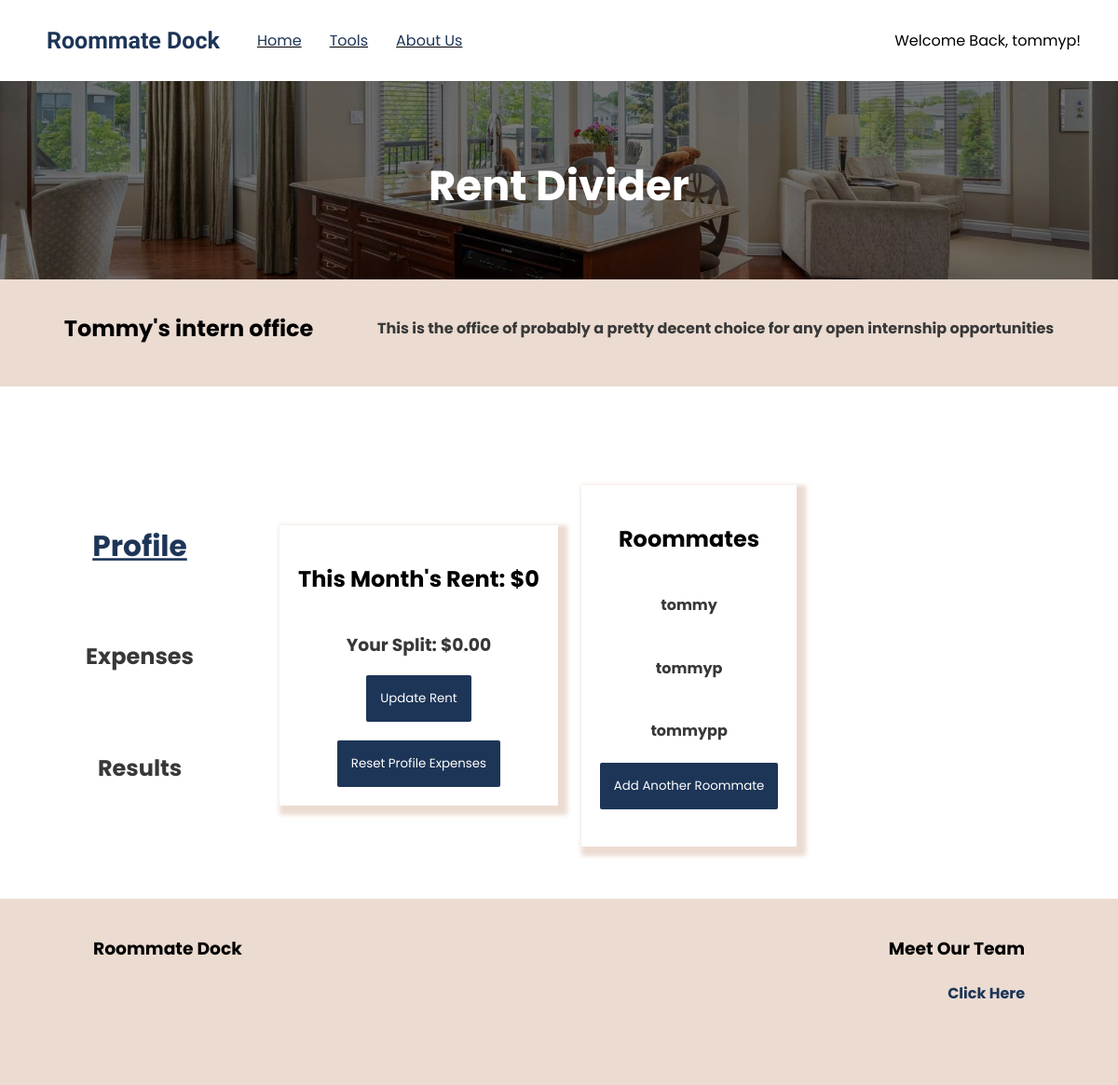
Page /rentsplit/user-profile/Tommy's intern office (signed in) on the committed database.
### rentsplit/models.py (models this page shows, shortened)
class ProfileAuth(models.Model):
    name = models.CharField(max_length=64, unique=True)
    rent = models.IntegerField(default=0)
    users = models.ManyToManyField(User, related_name='profile')
    description = models.CharField(max_length=120, null=True)

### rentsplit/views.py (the view)
# urls.py: path('user-profile/<str:profile_name>', views.user_profile, name='user-profile'),
def user_profile(request, profile_name):
    user = request.user
    profile = user.profile.get(name=profile_name)
    profile_users = profile.users.all()
    profile_expenses = profile.expense_fr_profile.all()
    calculated_rents, owed_user = results(profile)
    return render(request, 'rentsplit/user-profile.html', {
        'profile': profile,
        'profile_users': profile_users,
        'current_user': user,
        'profile_expenses': profile_expenses,
        'calculated_rents': calculated_rents,
        'owed_user': owed_user,
    })

### rentsplit/templates/rentsplit/user-profile.html (shortened to what this page needs)
{% extends 'dock/layout-landing.html' %}
{% load static %}
{% block body %}
<div class="content-wrapper app-banner background-image-app-main center">
    <h1 class='main-text white-text big-text padding-top'>Rent Divider</h1>
</div>
<div class="content-wrapper banner padding-top-small padding-bottom-small next-to-eachother">
    <h2 class='main-text'>{{ profile.name }}</h2>
    <h4 class='sub-text'>{{profile.description}}</h4>
</div>
<div class="content-wrapper app-page next-to-eachother mobile-fit-content mobile-fit-height mobile-no-center">
    <div class="tabs quarter-div">
        <div class="tab center" id='tab-userid'>
            <h2 class='main-text'>Profile</h2>
        </div>
        <div class="tab center" id='tab-expenseid'>
            <h2 class='main-text'>Expenses</h2>
        </div>
        <div class="tab center" id='tab-resultsid'>
            <h2 class='main-text'>Results</h2>
        </div>
    </div>
    <div class="content-wrapper app-content half-div next-to-eachother" id='app-userid'>
        <div class="center stack-divs big-card mobile-margin-top">
            <h2 class='main-text'>This Month's Rent: ${{profile.rent}}</h2>
            {% for key, value in calculated_rents.items %}
                {% if key == request.user.username %}
                    <h3 class='sub-text'>Your Split: ${{ value|floatformat:2 }}</h3>
                {% endif %}
            {% endfor %}
            <button class='main-button margin-bottom' id='rent-buttonid'>Update Rent</button>
            <button class='main-button' id='reset-profile-button'>Reset Profile Expenses</button>
        </div>
        <div class='stack-divs center big-card margin-left-med'>
            <h2 class='main-text'>Roommates</h2>
            {% for user in profile_users %}
            <h4 class='sub-text'>{{ user.username }}</h4>
            {% endfor %}
            <button class='main-button margin-bottom' id='add-user-in-profile'>Add Another Roommate</button>
        </div>
    </div>
</div>
{% endblock %}

### dock/templates/dock/layout-landing.html (shortened to what this page needs)
<!DOCTYPE html>
<html lang="en">
<head>
    {% load static %}
    {% load compress %}
    <link rel="stylesheet" href="{% static 'css/styles.css' %}">
</head>
<body>
    <div class="nav-container">
        <div class="nav-contents">
            <div class="left-in-div">
                <a href="{% url 'index' %}"><h3 class='nav-brand padding-left-med'>Roommate Dock</h3></a>
            </div>
            <div class="nav-options-container">
                <ul class='nav-options'>
                    <li class='nav-option'><a href="{% url 'index' %}">Home</a></li>
                    <div class='tools-menu'>
                        <li class='nav-option hover-dropdown' id='hover-tools-dropdownid'><a href="{% url 'options' %}">Tools</a></li>
                        </div>
                        <li class='nav-option'><a href="{% url 'index' %}">About Us</a></li>
                    </ul>
            </div>
            {% if user.is_authenticated %}
            <div class="right-in-div nav-profile">
                <a href"#" class='hover-dropdown' id='hover-profile-dropdownid'>Welcome Back, {{ request.user }}!</a>
            </div>
                {% endif %}
            </div>
        </div>
    {% block body %}
    {% endblock body %}
    <footer class='footer banner'>
        <div class="padding-footer row">
            <div class="half-div">
                <h3 class='main-text text-align-start'>Roommate Dock</h3>
            </div>
            <div class="half-div">
                <h3 class='main-text text-align-end'>Meet Our Team</h3>
                <h4 class='sub-text text-align-end link'><a href="http://tommy-pham.netlify.app/" target='blank'>Click Here</a></h4>
            </div>
        </div>
    </footer>
</body>
</html>

### static/css/styles.css (style rules this page uses)
body { padding: 0; margin: 0; }
html { padding: 0; margin: 0; }
a:link { color: #1d3557; text-decoration: none; }
.link { transition: 0.3s; cursor: pointer; color: #1d3557; }
.main-text { font-family: Poppins; margin-left: 0; margin-right: 0; }
.big-text { font-size: 45px !important; }
.sub-text { font-family: Poppins; color: rgb(56, 56, 56); }
.white-text { color: white; }
.margin-bottom { margin-bottom: 20px; }
.margin-left-med { margin-left: 25px; }
.main-button { background-color: #1d3557; color: white !important; padding: 15px; font-family: Poppins; width: fit-content; border-radius: 2px; transition: 0.3s; border: none; cursor: pointer; }
.big-card { padding: 20px; box-shadow: 5px 5px 5px 5px rgb(235, 219, 209); width: fit-content; }
.nav-container { height: 57px; display: flex; justify-content: center; width: 100%; position: fixed; top: 0; background-color: white; font-family: Poppins; padding-top: 15px; padding-bottom: 15px; z-index: 1; transition: 0.4s; }
.nav-brand { font-family: "Secular One"; font-size: 25px; margin-top: 0; margin-bottom: 0; color: #1d3557; transition: 0.5s; }
.nav-contents { display: flex; flex-direction: row; align-items: center; width: 100%; }
.nav-options { display: flex; flex-direction: row; list-style: none; }
.nav-option { margin-right: 30px; text-decoration: underline; transition: 0.4s; }
.right-in-div { display: flex; margin-left: auto; margin-right: 40px; }
.nav-profile { display: flex; flex-direction: column; position: relative; }
#hover-profile-dropdownid { transition: 0.4s; z-index: 1; }
.next-to-eachother { display: flex; flex-direction: row; align-items: center; justify-content: space-evenly; }
.tools-menu { position: relative; }
.padding-top { padding-top: 100px; }
.padding-top-small { padding-top: 25px; }
.padding-bottom-small { padding-bottom: 25px; }
.padding-top-small { padding-top: 15px; }
.banner { background-color: rgb(235, 219, 209); }
.row { display: flex; flex-direction: row; }
.padding-footer { padding-top: 20px; padding-left: 100px; padding-right: 100px; }
.text-align-start { text-align: start; }
.text-align-end { text-align: end; }
.footer { height: 200px; }
.stack-divs { display: flex; flex-direction: column; }
.padding-left-med { padding-left: 50px; }
.half-div { width: 50%; }
.quarter-div { width: 25%; }
.big-text { margin: 0; }
.tab { height: 100px; width: 200px; background-color: white; margin-bottom: 20px; cursor: pointer; font-family: Poppins; transition: 0.4s; color: rgb(56, 56, 56); }
.tab.active { height: 100px; width: 200px; background-color: white; margin-bottom: 20px; cursor: pointer; font-family: Poppins; color: #1d3557; transform: scale(1.3); text-decoration: underline; }
.tabs { display: flex; flex-direction: column; justify-content: center; align-items: center; }
.background-image-app-main { background-image: url("../media/app-main-image.jpeg"); height: 300px; background-position: 20% 55%; background-size: 100%; }
.center { display: flex; justify-content: center; align-items: center; }
.app-page { display: flex; flex-direction: row; justify-content: start; }
.app-content { display: flex; height: 500px; justify-content: start; align-items: center; }

### rows in the picture
ProfileAuth: name "Tommy's intern office", description "This is the office of probably a pretty decent choice for any open internship opportunities", rent "0"

### other values in the picture
{{ request.user }} "tommyp"
{{ value|floatformat:2 }} "0.00"
{{ user.username }} "tommy"
{{ user.username }} "tommyp"
{{ user.username }} "tommypp"
